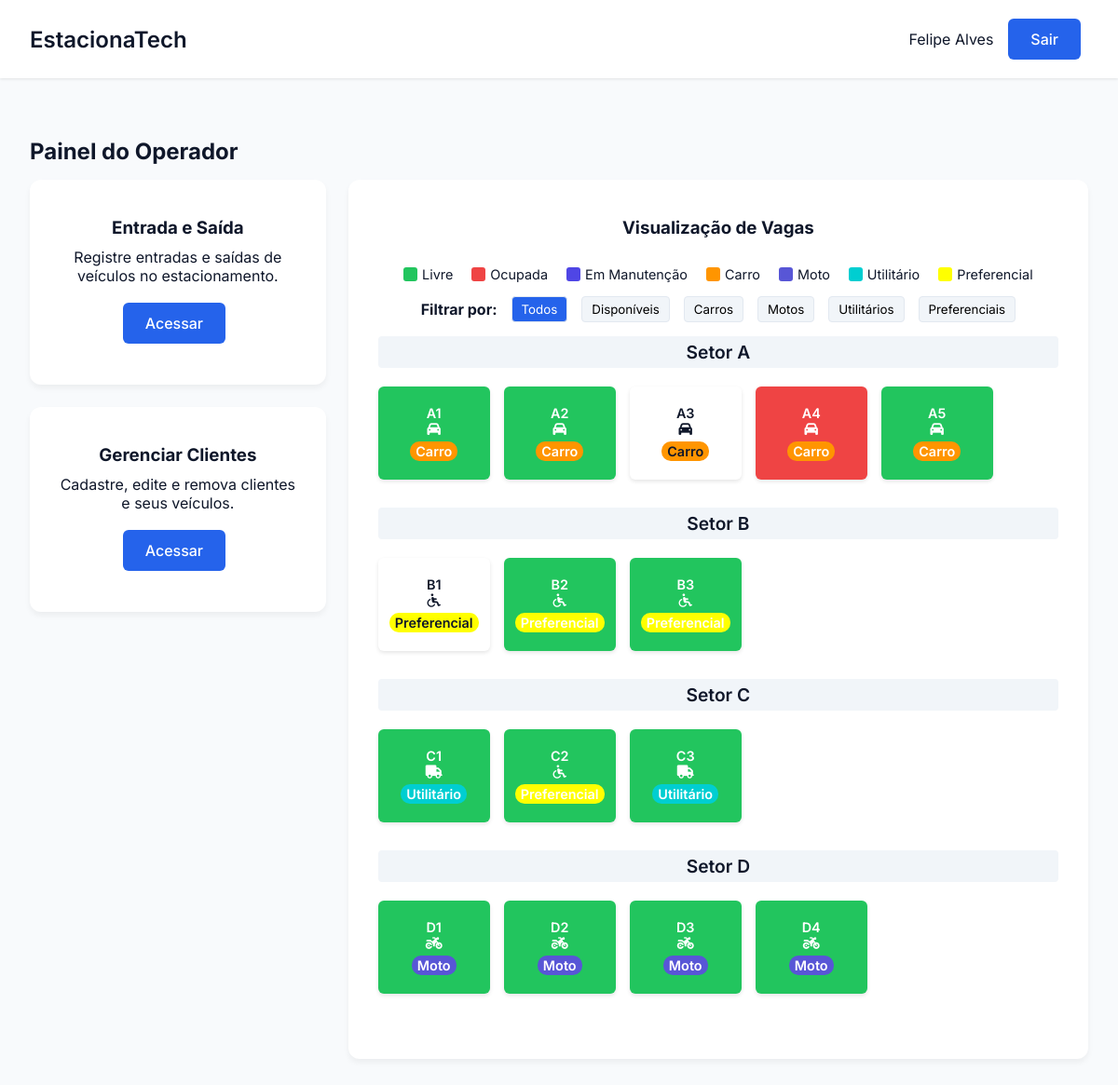
/operador/painel_operador (signed in), run on the app's committed database.
### tables this page shows
CREATE TABLE Setor (
        id_setor TEXT PRIMARY KEY,
        n_vagas INTEGER NOT NULL
    );

CREATE TABLE "Vaga" (
        id_vaga TEXT PRIMARY KEY,
        setor TEXT NOT NULL,
        tipo TEXT NOT NULL CHECK (tipo IN ('carro', 'moto', 'utilitário', 'preferencial')),
        status TEXT NOT NULL CHECK (status IN ('livre', 'ocupada', 'reservada', 'manutenção')),
        FOREIGN KEY (setor) REFERENCES Setor(id_setor)
    );

### EstacionaTech/routes/operador_routes.py (the view)
@operador_bp.route('/painel_operador')
def painel_operador():
    vagas = VagaController.listar_vagas()
    setores = SetorController.listar_setores()
    return render_template('painel_operador.html', vagas=vagas, setores=setores, nome=session.get('nome'))

### EstacionaTech/controllers/setor_controller.py (called while the page is built)
    @staticmethod
    def listar_setores():
        setores = Setor.listar_todos()
        return setores

### EstacionaTech/controllers/vaga_controller.py (called while the page is built)
    @staticmethod
    def listar_vagas():
        vagas= Vaga.listar_todas()
        return vagas

### EstacionaTech/database/database.py (called while the page is built)
def conectar():
    diretorio_db = "EstacionaTech/database"
    if not os.path.exists(diretorio_db):
        os.makedirs(diretorio_db)  # Criar diretório caso não exista
    return sqlite3.connect(f"{diretorio_db}/estacionatech.db")

### EstacionaTech/models/setor.py (called while the page is built)
    def listar_todos():
        conn = conectar()
        cursor = conn.cursor()
        cursor.execute("SELECT * FROM Setor ORDER BY id_setor ASC")
        setores = cursor.fetchall()
        conn.close()
        return setores

### EstacionaTech/models/vaga.py (called while the page is built)
    def listar_todas():
        conn = conectar()
        cursor = conn.cursor()
        cursor.execute("SELECT * FROM vaga ORDER BY id_vaga ASC")
        vagas = cursor.fetchall()
        conn.close()
        return vagas

### app.py (called while the page is built)
@app.before_request
def make_session_permanent():
    session.permanent = True

### EstacionaTech/templates/painel_operador.html (shortened to what this page needs)
<!DOCTYPE html>
<html lang="pt-BR">
<head>
    <link rel="stylesheet" href="{{ url_for('static', filename='css/estilo.css') }}">
    <link rel="stylesheet" href="{{ url_for('static', filename='css/visualizar_vagas.css') }}">
    <link rel="stylesheet" href="https://cdnjs.cloudflare.com/ajax/libs/font-awesome/6.5.0/css/all.min.css" />
</head>
<body>
    <div class="dashboard painel-operador">
       <header class="dashboard-header">
           <nav class="dashboard-nav container">
               <h1 class="dashboard-title">EstacionaTech</h1>
               <div class="dashboard-user">
                   <span>{{ nome }}</span>
                   <a href="{{ url_for('auth.logout') }}" class="btn btn-primary">Sair</a>
               </div>
           </nav>
       </header>
       <main class="dashboard-content container operador-layout">
           <h2>Painel do Operador</h2>
           <div class="painel-wrapper">
               <div class="painel-esquerdo">
                   <div class="dashboard-card">
                       <h3>Entrada e Saída</h3>
                       <p>Registre entradas e saídas de veículos no estacionamento.</p>
                       <a href="{{ url_for('locacao.operacoes') }}" class="btn btn-primary">Acessar</a>
                   </div>
                   <div class="dashboard-card">
                       <h3>Gerenciar Clientes</h3>
                       <p>Cadastre, edite e remova clientes e seus veículos.</p>
                       <a href="{{ url_for('cliente.gerenciar_clientes') }}" class="btn btn-primary">Acessar</a>
                   </div>
               </div>
               <div class="painel-direito">
                   <div class="dashboard-card visualizacao-vagas-card">
                       <h3>Visualização de Vagas</h3>
                       <div class="legenda">
                           <div class="legenda-item"><div class="legenda-cor" style="background-color: var(--success);"></div><span>Livre</span></div>
                           <div class="legenda-item"><div class="legenda-cor" style="background-color: var(--danger);"></div><span>Ocupada</span></div>
                           <div class="legenda-item"><div class="legenda-cor" style="background-color: var(--secondary);"></div><span>Em Manutenção</span></div>
                           <div class="legenda-item"><div class="legenda-cor" style="background-color: #ff9500;"></div><span>Carro</span></div>
                           <div class="legenda-item"><div class="legenda-cor" style="background-color: #5856d6;"></div><span>Moto</span></div>
                           <div class="legenda-item"><div class="legenda-cor" style="background-color: #00CED1;"></div><span>Utilitário</span></div>
                           <div class="legenda-item"><div class="legenda-cor" style="background-color: #FFFF00;"></div><span>Preferencial</span></div>
                       </div>
                       <div class="filtros">
                           <span><strong>Filtrar por:</strong></span>
                           <button class="filtro-btn active" data-filtro="todos">Todos</button>
                           <button class="filtro-btn" data-filtro="livre">Disponíveis</button>
                           <button class="filtro-btn" data-filtro="carro">Carros</button>
                           <button class="filtro-btn" data-filtro="moto">Motos</button>
                           <button class="filtro-btn" data-filtro="utilitário">Utilitários</button>
                           <button class="filtro-btn" data-filtro="preferencial">Preferenciais</button>
                       </div>
                       {% for setor in setores %}
                       <div class="setor">
                           <h4 class="setor-titulo">Setor {{ setor[0] }}</h4>
                           <div class="mapa-estacionamento">
                               {% for vaga in vagas %}
                                   {% if vaga[1] == setor[0] %}
                                       <div class="vaga vaga-{{ vaga[3] }} tipo-{{ vaga[4]|default('padrao') }}" data-status="{{ vaga[3] }}" data-tipo="{{ vaga[2]|default('padrao') }}">
                                           <div class="status-indicator"></div>
                                           <span class="vaga-id">{{ vaga[0] }}</span>
                                           <div class="vaga-icone">
                                               {% if vaga[2] == 'carro' %}
                                                  <i class="fa-solid fa-car"></i>
                                               {% elif vaga[2] == 'moto' %}
                                                  <i class="fa-solid fa-motorcycle"></i>
                                               {% elif vaga[2] == 'utilitário' %}
                                                  <i class="fa-solid fa-truck"></i>
                                               {% elif vaga[2] == 'preferencial' %}
                                                  <i class="fa-solid fa-wheelchair"></i>
                                               {% else %}
                                                  <i class="fa-solid fa-square-parking"></i>
                                               {% endif %}
                                            </div>
                                           <div class="vaga-tipo" style="background-color:
                                               {% if vaga[2] == 'carro' %}#ff9500
                                               {% elif vaga[2] == 'moto' %}#5856d6
                                               {% elif vaga[2] == 'preferencial' %}#FFFF00
                                               {% else %}#00CED1{% endif %};">
                                               {{ vaga[2]|default('Padrão')|capitalize }}
                                           </div>
                                       </div>
                                   {% endif %}
                               {% endfor %}
                           </div>
                       </div>
                       {% endfor %}
                   </div>
                </div>
            </div>
        </main>
    </div>
</body>
</html>

### EstacionaTech/static/css/estilo.css (style rules this page uses)
* { margin: 0; padding: 0; box-sizing: border-box; font-family: 'Inter', sans-serif; }
:root { --primary: #2563eb; --primary-dark: #1d4ed8; --secondary: #64748b; --danger: #ef4444; --success: #22c55e; --background: #f8fafc; --surface: #ffffff; --text: #0f172a; --text-light: #64748b; --primary-light: #93c5fd; --secondary: #4f46e5; --accent: #10b981; --card-bg: #ffffff; }
body { background-color: var(--background); color: var(--text); min-height: 100vh; }
.container { max-width: 1200px; margin: 0 auto; padding: 0 1rem; }
.btn { display: inline-flex; align-items: center; justify-content: center; padding: 0.75rem 1.5rem; margin-right: 0.5rem; margin-top: 0.25rem; margin-bottom: 0.25rem; background-color: var(--primary); color: white;; font-size: 1rem; font-weight: 500; border-radius: 6px; cursor: pointer; transition: all 0.2s; border: none; text-decoration: none; }
.btn-primary { background-color: var(--primary); color: white; }
.dashboard { min-height: 100vh; display: grid; grid-template-rows: auto 1fr; }
.dashboard-header { background: var(--surface); padding: 1rem; box-shadow: 0 1px 3px 0 rgb(0 0 0 / 0.1); margin-bottom: 2rem;; }
.dashboard-nav { display: flex; justify-content: space-between; align-items: center; }
.dashboard-title { font-size: 1.5rem; font-weight: 600; }
.dashboard-user { display: flex; align-items: center; gap: 1rem; }
.dashboard-content { padding: 2rem; }
.dashboard-content h2 { margin-bottom: 1rem; }
.dashboard-card { background-color: var(--card-bg); padding: 2.5rem 2rem; border-radius: 12px; box-shadow: 0 4px 6px rgba(0, 0, 0, 0.05); display: flex; flex-direction: column; align-items: center; text-align: center; transition: all 0.3s ease; border: none; height: 100%; justify-content: space-between; }
.dashboard-card h3 { margin-bottom: 10px; }
.dashboard-card p { margin-bottom: 15px; }

### EstacionaTech/static/css/visualizar_vagas.css (style rules this page uses)
.mapa-estacionamento { display: flex; flex-wrap: wrap; gap: 15px; margin-top: 20px; }
.setor { margin-bottom: 30px; width: 100%; }
.setor-titulo { font-size: 1.2rem; font-weight: 600; margin-bottom: 10px; padding: 5px; background-color: #f1f5f9; border-radius: 4px; }
.vaga { display: flex; flex-direction: column; align-items: center; justify-content: center; width: 120px; height: 100px; border-radius: 6px; font-weight: 600; font-size: 0.9rem; position: relative; padding: 10px; box-shadow: 0 2px 4px rgba(0,0,0,0.1); }
.vaga-livre { background-color: var(--success); color: white; }
.vaga-ocupada { background-color: var(--danger); color: white; }
.vaga-tipo { background-color: rgba(0, 0, 0, 0.2); padding: 2px 6px; border-radius: 10px; margin-top: 5px; }
.legenda { display: flex; gap: 20px; margin-top: 20px; font-size: 0.9rem; flex-wrap: wrap; }
.legenda-item { display: flex; align-items: center; gap: 5px; }
.legenda-cor { width: 15px; height: 15px; border-radius: 3px; }
.status-indicator { position: absolute; top: 5px; right: 5px; width: 10px; height: 10px; border-radius: 50%; }
.filtros { margin: 15px 0; display: flex; gap: 15px; align-items: center; }
.filtro-btn { padding: 5px 10px; border-radius: 4px; background-color: #f1f5f9; border: 1px solid #e2e8f0; cursor: pointer; }
.filtro-btn.active { background-color: var(--primary); color: white; }
.painel-wrapper { display: flex; gap: 24px; align-items: flex-start; }
.painel-esquerdo { flex: 1; display: flex; flex-direction: column; gap: 24px; }
.painel-direito { flex: 2.5; }

### data on the page
Setor: id_setor "A"
Vaga: id_vaga "A1", tipo "Carro"
Vaga: id_vaga "A2", tipo "Carro"
Vaga: id_vaga "A3", tipo "Carro"
Vaga: id_vaga "A4", tipo "Carro"
Vaga: id_vaga "A5", tipo "Carro"
Setor: id_setor "B"
Vaga: id_vaga "B1", tipo "Preferencial"
Vaga: id_vaga "B2", tipo "Preferencial"
Vaga: id_vaga "B3", tipo "Preferencial"
Setor: id_setor "C"
Vaga: id_vaga "C1", tipo "Utilitário"
Vaga: id_vaga "C2", tipo "Preferencial"
Vaga: id_vaga "C3", tipo "Utilitário"
Setor: id_setor "D"
Vaga: id_vaga "D1", tipo "Moto"
Vaga: id_vaga "D2", tipo "Moto"
Vaga: id_vaga "D3", tipo "Moto"
Vaga: id_vaga "D4", tipo "Moto"

### other printed values
{{ nome }} "Felipe Alves"
